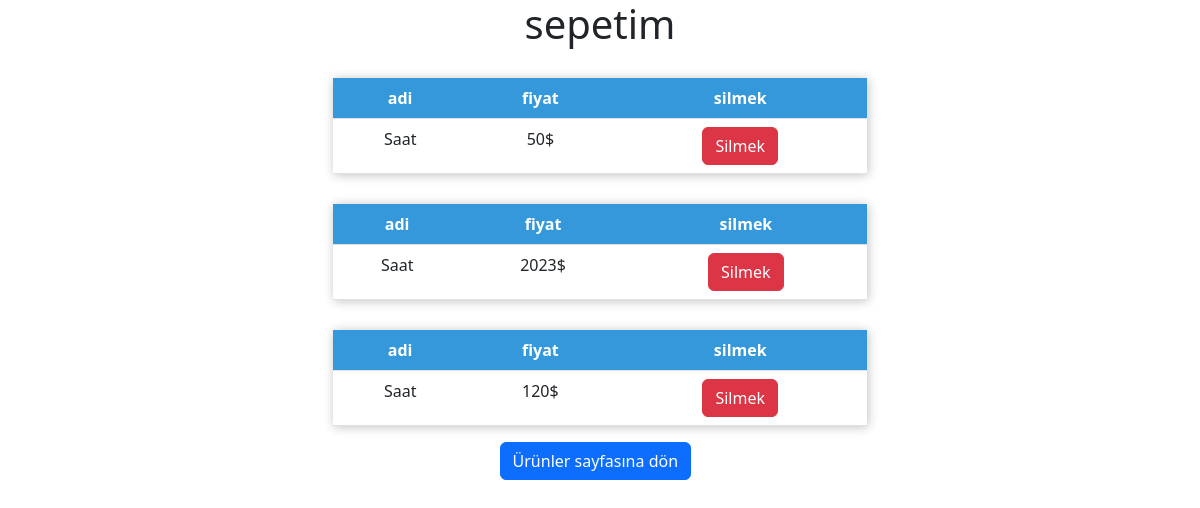
The app's page /internet-pro/card.php with its own data.
### tables this page shows
CREATE TABLE `card` (
  `id` int(11) NOT NULL,
  `name` text NOT NULL,
  `price` text NOT NULL
);

### internet-pro/card.php (the view, shortened to what this page needs)
<!DOCTYPE html>
<html lang="en">
<head>
    <link rel="stylesheet" href="css/bootstrap.min.css">
</head>
<body>
    <div class="container">
<center><h1>sepetim</h1>
</center>
    <?php
    include('config.php');
    $result=mysqli_query($con,"SELECT * FROM card");
    while($row=mysqli_fetch_array($result)){
        echo"    <center>
        <main>
            <div class='container'>
                <table class='table'>
                    <thead>
                        <tr>
                            <th scope='col'>adi</th>
                            <th scope='col'>fiyat</th>
                            <th scope='col'>silmek</th>
                        </tr>
                    </thead>
                    <tbody>
                        <tr>
                            <td>$row[name]</td>
                            <td>$row[price]</td>
                            <td><a href='del_card.php? id=$row[id]' class='btn btn-danger'>Silmek</a></td>
                        </tr>
                    </tbody>
                </table>
            </div>
        </main>
    </center>
    ";
    }
    ?>
    <a href="index.php" class="btn btn-primary" style="margin-left: 41%;">Ürünler sayfasına dön</a>
</div>
</body>
</html>

### internet-pro/card.php (style rules this page uses)
main { width: 50%; margin-top: 30px; }
table { box-shadow: 1px 1px 10px silver; }
thead { background-color: #3498db; color: white; text-align: center; }
tbody { text-align: center; }

### records on screen
card: name "Saat", price "50$"
card: name "Saat", price "2023$"
card: name "Saat", price "120$"
